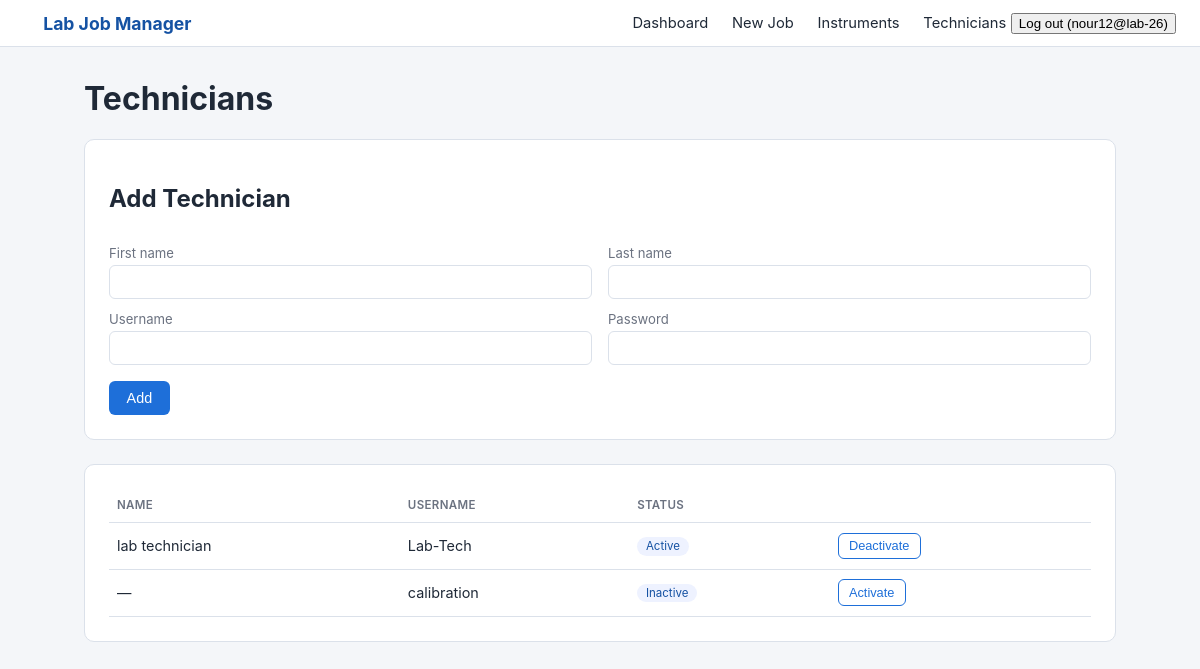
Before: /technicians/ (signed in) with the older database file.
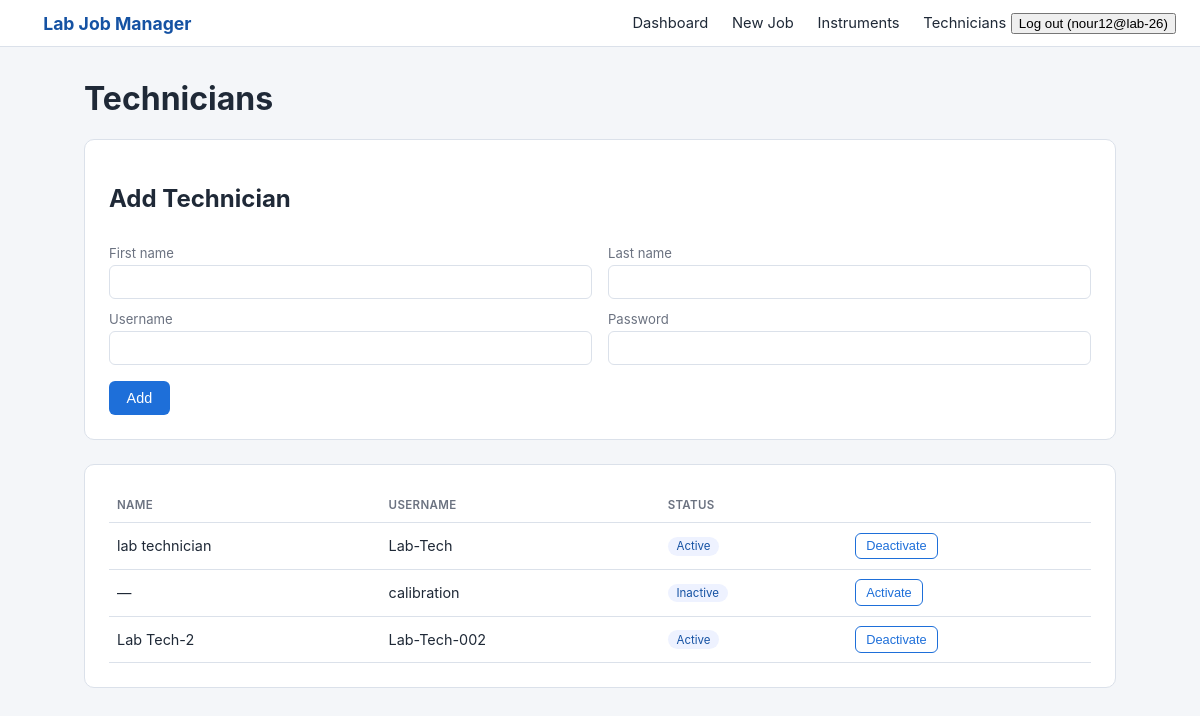
After: the same page with the newer database file.
### labmanager/models.py (models this page shows, shortened)
class User(AbstractUser):
    class Role(models.TextChoices):
        LAB_HEAD = "head", "Lab Head"
        TECHNICIAN = "technician", "Lab Technician"
    role = models.CharField(max_length=20, choices=Role.choices, default=Role.TECHNICIAN)
    @property
    def is_lab_head(self):
        return self.role == self.Role.LAB_HEAD

### labmanager/views.py (the view)
# urls.py: path("technicians/", views.technician_list, name="technician_list"),
@login_required
@user_passes_test(is_lab_head)
def technician_list(request):
    if request.method == "POST":
        form = TechnicianForm(request.POST)
        if form.is_valid():
            form.save()
            messages.success(request, "Technician added.")
            return redirect("technician_list")
    else:
        form = TechnicianForm()
    technicians = User.objects.filter(role=User.Role.TECHNICIAN)
    return render(request, "labmanager/technicians.html", {"form": form, "technicians": technicians})

### labmanager/forms.py (shortened to what this page needs)
class TechnicianForm(forms.ModelForm):
    password = forms.CharField(widget=forms.PasswordInput, required=True)
    class Meta:
        model = User
        fields = ["username", "first_name", "last_name", "password"]

### labmanager/views.py (called while the page is built)
def is_lab_head(user):
    return user.is_authenticated and user.is_lab_head

### labmanager/templates/labmanager/technicians.html (shortened to what this page needs)
{% extends "labmanager/base.html" %}
{% block content %}
<h1>Technicians</h1>
<div class="card">
    <h2>Add Technician</h2>
    <form method="post">
        <div class="row">
            <div>
                <label>First name</label>
                {{ form.first_name }}
            </div>
            <div>
                <label>Last name</label>
                {{ form.last_name }}
            </div>
        </div>
        <div class="row">
            <div>
                <label>Username</label>
                {{ form.username }}
            </div>
            <div>
                <label>Password</label>
                {{ form.password }}
            </div>
        </div>
        <button class="btn" style="margin-top:1rem;" type="submit">Add</button>
    </form>
</div>
<div class="card">
    <table>
        <thead><tr><th>Name</th><th>Username</th><th>Status</th><th></th></tr></thead>
        <tbody>
            {% for tech in technicians %}
            <tr>
                <td>{{ tech.get_full_name|default:"—" }}</td>
                <td>{{ tech.username }}</td>
                <td><span class="pill">{{ tech.is_active|yesno:"Active,Inactive" }}</span></td>
                <td>
                    <form method="post" action="{% url 'technician_toggle' tech.pk %}">
                        <button class="btn secondary small" type="submit">{{ tech.is_active|yesno:"Deactivate,Activate" }}</button>
                    </form>
                </td>
            </tr>
            {% empty %}
            <tr><td colspan="4" class="muted">No technicians yet.</td></tr>
            {% endfor %}
        </tbody>
    </table>
</div>
{% endblock %}

Changed rows visible on the page:
added User: get_full_name "Lab Tech-2", username "Lab-Tech-002", is_active "Active", is_active "Deactivate"
